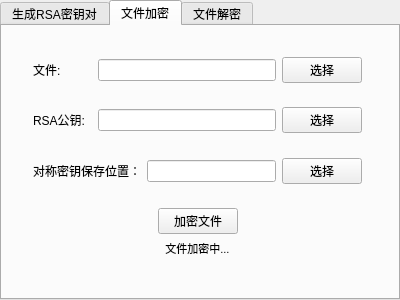
<?xml version="1.0" encoding="UTF-8"?>
<ui version="4.0">
 <class>Dialog</class>
 <widget class="QDialog" name="Dialog">
  <property name="geometry">
   <rect>
    <x>0</x>
    <y>0</y>
    <width>400</width>
    <height>300</height>
   </rect>
  </property>
  <property name="minimumSize">
   <size>
    <width>400</width>
    <height>300</height>
   </size>
  </property>
  <property name="maximumSize">
   <size>
    <width>400</width>
    <height>300</height>
   </size>
  </property>
  <property name="windowTitle">
   <string>PGP</string>
  </property>
  <widget class="QTabWidget" name="tabWidget">
   <property name="enabled">
    <bool>true</bool>
   </property>
   <property name="geometry">
    <rect>
     <x>0</x>
     <y>0</y>
     <width>400</width>
     <height>300</height>
    </rect>
   </property>
   <property name="minimumSize">
    <size>
     <width>400</width>
     <height>300</height>
    </size>
   </property>
   <property name="maximumSize">
    <size>
     <width>400</width>
     <height>300</height>
    </size>
   </property>
   <property name="toolTip">
    <string>&lt;html&gt;&lt;head/&gt;&lt;body&gt;&lt;p&gt;&lt;br/&gt;&lt;/p&gt;&lt;/body&gt;&lt;/html&gt;</string>
   </property>
   <property name="tabPosition">
    <enum>QTabWidget::North</enum>
   </property>
   <property name="currentIndex">
    <number>1</number>
   </property>
   <widget class="QWidget" name="tab">
    <property name="minimumSize">
     <size>
      <width>400</width>
      <height>300</height>
     </size>
    </property>
    <property name="maximumSize">
     <size>
      <width>400</width>
      <height>300</height>
     </size>
    </property>
    <attribute name="title">
     <string>生成RSA密钥对</string>
    </attribute>
    <widget class="QWidget" name="layoutWidget1">
     <property name="geometry">
      <rect>
       <x>20</x>
       <y>20</y>
       <width>351</width>
       <height>241</height>
      </rect>
     </property>
     <layout class="QVBoxLayout" name="verticalLayout">
      <item>
       <spacer name="verticalSpacer_5">
        <property name="orientation">
         <enum>Qt::Vertical</enum>
        </property>
        <property name="sizeHint" stdset="0">
         <size>
          <width>20</width>
          <height>40</height>
         </size>
        </property>
       </spacer>
      </item>
      <item>
       <layout class="QHBoxLayout" name="horizontalLayout">
        <item>
         <widget class="QLabel" name="label">
          <property name="sizePolicy">
           <sizepolicy hsizetype="Preferred" vsizetype="Fixed">
            <horstretch>0</horstretch>
            <verstretch>0</verstretch>
           </sizepolicy>
          </property>
          <property name="text">
           <string>密钥长度(bit):</string>
          </property>
         </widget>
        </item>
        <item>
         <widget class="QRadioButton" name="rbtn_1">
          <property name="text">
           <string>2048</string>
          </property>
          <property name="checked">
           <bool>false</bool>
          </property>
         </widget>
        </item>
        <item>
         <widget class="QRadioButton" name="rbtn_2">
          <property name="text">
           <string>3072</string>
          </property>
          <property name="checked">
           <bool>true</bool>
          </property>
         </widget>
        </item>
        <item>
         <widget class="QRadioButton" name="rbtn_3">
          <property name="text">
           <string>7680</string>
          </property>
         </widget>
        </item>
       </layout>
      </item>
      <item>
       <spacer name="verticalSpacer">
        <property name="orientation">
         <enum>Qt::Vertical</enum>
        </property>
        <property name="sizeHint" stdset="0">
         <size>
          <width>20</width>
          <height>40</height>
         </size>
        </property>
       </spacer>
      </item>
      <item>
       <layout class="QHBoxLayout" name="horizontalLayout_2" stretch="3,5,2">
        <item>
         <widget class="QLabel" name="label_2">
          <property name="sizePolicy">
           <sizepolicy hsizetype="Preferred" vsizetype="Fixed">
            <horstretch>0</horstretch>
            <verstretch>0</verstretch>
           </sizepolicy>
          </property>
          <property name="text">
           <string>密钥保存位置:</string>
          </property>
         </widget>
        </item>
        <item>
         <widget class="QLineEdit" name="ledt_1"/>
        </item>
        <item>
         <widget class="QPushButton" name="pbtn_1">
          <property name="text">
           <string>选择</string>
          </property>
         </widget>
        </item>
       </layout>
      </item>
      <item>
       <spacer name="verticalSpacer_2">
        <property name="orientation">
         <enum>Qt::Vertical</enum>
        </property>
        <property name="sizeHint" stdset="0">
         <size>
          <width>20</width>
          <height>40</height>
         </size>
        </property>
       </spacer>
      </item>
      <item>
       <layout class="QHBoxLayout" name="horizontalLayout_3">
        <item>
         <spacer name="horizontalSpacer">
          <property name="orientation">
           <enum>Qt::Horizontal</enum>
          </property>
          <property name="sizeHint" stdset="0">
           <size>
            <width>40</width>
            <height>20</height>
           </size>
          </property>
         </spacer>
        </item>
        <item>
         <widget class="QPushButton" name="pbtn_2">
          <property name="text">
           <string>生成密钥</string>
          </property>
         </widget>
        </item>
        <item>
         <spacer name="horizontalSpacer_2">
          <property name="orientation">
           <enum>Qt::Horizontal</enum>
          </property>
          <property name="sizeHint" stdset="0">
           <size>
            <width>40</width>
            <height>20</height>
           </size>
          </property>
         </spacer>
        </item>
       </layout>
      </item>
      <item>
       <widget class="QLabel" name="label_status_1">
        <property name="sizePolicy">
         <sizepolicy hsizetype="Preferred" vsizetype="Fixed">
          <horstretch>0</horstretch>
          <verstretch>0</verstretch>
         </sizepolicy>
        </property>
        <property name="font">
         <font>
          <pointsize>8</pointsize>
         </font>
        </property>
        <property name="text">
         <string>密钥生成中...</string>
        </property>
        <property name="alignment">
         <set>Qt::AlignCenter</set>
        </property>
       </widget>
      </item>
      <item>
       <spacer name="verticalSpacer_6">
        <property name="orientation">
         <enum>Qt::Vertical</enum>
        </property>
        <property name="sizeHint" stdset="0">
         <size>
          <width>20</width>
          <height>40</height>
         </size>
        </property>
       </spacer>
      </item>
     </layout>
    </widget>
   </widget>
   <widget class="QWidget" name="tab_2">
    <property name="enabled">
     <bool>true</bool>
    </property>
    <property name="minimumSize">
     <size>
      <width>400</width>
      <height>300</height>
     </size>
    </property>
    <property name="maximumSize">
     <size>
      <width>400</width>
      <height>300</height>
     </size>
    </property>
    <attribute name="title">
     <string>文件加密</string>
    </attribute>
    <widget class="QWidget" name="layoutWidget2">
     <property name="geometry">
      <rect>
       <x>20</x>
       <y>20</y>
       <width>351</width>
       <height>241</height>
      </rect>
     </property>
     <layout class="QVBoxLayout" name="verticalLayout_2">
      <item>
       <layout class="QHBoxLayout" name="horizontalLayout_4" stretch="2,6,2">
        <item>
         <widget class="QLabel" name="label_3">
          <property name="text">
           <string>文件:</string>
          </property>
         </widget>
        </item>
        <item>
         <widget class="QLineEdit" name="ledt_plain"/>
        </item>
        <item>
         <widget class="QPushButton" name="btn_plain">
          <property name="text">
           <string>选择</string>
          </property>
         </widget>
        </item>
       </layout>
      </item>
      <item>
       <spacer name="verticalSpacer_3">
        <property name="orientation">
         <enum>Qt::Vertical</enum>
        </property>
        <property name="sizeHint" stdset="0">
         <size>
          <width>20</width>
          <height>40</height>
         </size>
        </property>
       </spacer>
      </item>
      <item>
       <layout class="QHBoxLayout" name="horizontalLayout_5" stretch="2,6,2">
        <item>
         <widget class="QLabel" name="label_4">
          <property name="text">
           <string>RSA公钥:</string>
          </property>
         </widget>
        </item>
        <item>
         <widget class="QLineEdit" name="ledt_pubkey"/>
        </item>
        <item>
         <widget class="QPushButton" name="btn_pubkey">
          <property name="text">
           <string>选择</string>
          </property>
         </widget>
        </item>
       </layout>
      </item>
      <item>
       <spacer name="verticalSpacer_9">
        <property name="orientation">
         <enum>Qt::Vertical</enum>
        </property>
        <property name="sizeHint" stdset="0">
         <size>
          <width>20</width>
          <height>40</height>
         </size>
        </property>
       </spacer>
      </item>
      <item>
       <layout class="QHBoxLayout" name="horizontalLayout_7" stretch="0,0,0">
        <item>
         <widget class="QLabel" name="label_5">
          <property name="text">
           <string>对称密钥保存位置：</string>
          </property>
         </widget>
        </item>
        <item>
         <widget class="QLineEdit" name="ledt_idea"/>
        </item>
        <item>
         <widget class="QPushButton" name="btn_idea">
          <property name="text">
           <string>选择</string>
          </property>
         </widget>
        </item>
       </layout>
      </item>
      <item>
       <spacer name="verticalSpacer_4">
        <property name="orientation">
         <enum>Qt::Vertical</enum>
        </property>
        <property name="sizeHint" stdset="0">
         <size>
          <width>20</width>
          <height>40</height>
         </size>
        </property>
       </spacer>
      </item>
      <item>
       <layout class="QHBoxLayout" name="horizontalLayout_6">
        <item>
         <spacer name="horizontalSpacer_3">
          <property name="orientation">
           <enum>Qt::Horizontal</enum>
          </property>
          <property name="sizeHint" stdset="0">
           <size>
            <width>40</width>
            <height>20</height>
           </size>
          </property>
         </spacer>
        </item>
        <item>
         <widget class="QPushButton" name="btn_enc">
          <property name="text">
           <string>加密文件</string>
          </property>
         </widget>
        </item>
        <item>
         <spacer name="horizontalSpacer_4">
          <property name="orientation">
           <enum>Qt::Horizontal</enum>
          </property>
          <property name="sizeHint" stdset="0">
           <size>
            <width>40</width>
            <height>20</height>
           </size>
          </property>
         </spacer>
        </item>
       </layout>
      </item>
      <item>
       <widget class="QLabel" name="label_status_2">
        <property name="font">
         <font>
          <pointsize>8</pointsize>
         </font>
        </property>
        <property name="text">
         <string>文件加密中...</string>
        </property>
        <property name="alignment">
         <set>Qt::AlignCenter</set>
        </property>
       </widget>
      </item>
      <item>
       <spacer name="verticalSpacer_8">
        <property name="orientation">
         <enum>Qt::Vertical</enum>
        </property>
        <property name="sizeHint" stdset="0">
         <size>
          <width>20</width>
          <height>40</height>
         </size>
        </property>
       </spacer>
      </item>
     </layout>
    </widget>
   </widget>
   <widget class="QWidget" name="tab_3">
    <property name="enabled">
     <bool>true</bool>
    </property>
    <property name="minimumSize">
     <size>
      <width>400</width>
      <height>300</height>
     </size>
    </property>
    <property name="maximumSize">
     <size>
      <width>400</width>
      <height>300</height>
     </size>
    </property>
    <property name="layoutDirection">
     <enum>Qt::LeftToRight</enum>
    </property>
    <attribute name="title">
     <string>文件解密</string>
    </attribute>
    <widget class="QWidget" name="layoutWidget3">
     <property name="geometry">
      <rect>
       <x>20</x>
       <y>21</y>
       <width>351</width>
       <height>241</height>
      </rect>
     </property>
     <layout class="QVBoxLayout" name="verticalLayout_5">
      <item>
       <layout class="QHBoxLayout" name="horizontalLayout_13" stretch="2,6,2">
        <item>
         <widget class="QLabel" name="label_11">
          <property name="text">
           <string>文件:</string>
          </property>
         </widget>
        </item>
        <item>
         <widget class="QLineEdit" name="ledt_cipher"/>
        </item>
        <item>
         <widget class="QPushButton" name="btn_cipher">
          <property name="text">
           <string>选择</string>
          </property>
         </widget>
        </item>
       </layout>
      </item>
      <item>
       <spacer name="verticalSpacer_10">
        <property name="orientation">
         <enum>Qt::Vertical</enum>
        </property>
        <property name="sizeHint" stdset="0">
         <size>
          <width>20</width>
          <height>40</height>
         </size>
        </property>
       </spacer>
      </item>
      <item>
       <layout class="QHBoxLayout" name="horizontalLayout_16" stretch="2,6,2">
        <item>
         <widget class="QLabel" name="label_14">
          <property name="text">
           <string>RSA私钥:</string>
          </property>
         </widget>
        </item>
        <item>
         <widget class="QLineEdit" name="ledt_prikey"/>
        </item>
        <item>
         <widget class="QPushButton" name="btn_prikey">
          <property name="text">
           <string>选择</string>
          </property>
         </widget>
        </item>
       </layout>
      </item>
      <item>
       <spacer name="verticalSpacer_7">
        <property name="orientation">
         <enum>Qt::Vertical</enum>
        </property>
        <property name="sizeHint" stdset="0">
         <size>
          <width>20</width>
          <height>40</height>
         </size>
        </property>
       </spacer>
      </item>
      <item>
       <layout class="QHBoxLayout" name="horizontalLayout_14" stretch="2,6,2">
        <item>
         <widget class="QLabel" name="label_12">
          <property name="text">
           <string>对称密钥:</string>
          </property>
         </widget>
        </item>
        <item>
         <widget class="QLineEdit" name="ledt_key"/>
        </item>
        <item>
         <widget class="QPushButton" name="btn_key">
          <property name="text">
           <string>选择</string>
          </property>
         </widget>
        </item>
       </layout>
      </item>
      <item>
       <spacer name="verticalSpacer_18">
        <property name="orientation">
         <enum>Qt::Vertical</enum>
        </property>
        <property name="sizeHint" stdset="0">
         <size>
          <width>20</width>
          <height>40</height>
         </size>
        </property>
       </spacer>
      </item>
      <item>
       <layout class="QHBoxLayout" name="horizontalLayout_15">
        <item>
         <spacer name="horizontalSpacer_9">
          <property name="orientation">
           <enum>Qt::Horizontal</enum>
          </property>
          <property name="sizeHint" stdset="0">
           <size>
            <width>40</width>
            <height>20</height>
           </size>
          </property>
         </spacer>
        </item>
        <item>
         <widget class="QPushButton" name="btn_dec">
          <property name="text">
           <string>解密文件</string>
          </property>
         </widget>
        </item>
        <item>
         <spacer name="horizontalSpacer_10">
          <property name="orientation">
           <enum>Qt::Horizontal</enum>
          </property>
          <property name="sizeHint" stdset="0">
           <size>
            <width>40</width>
            <height>20</height>
           </size>
          </property>
         </spacer>
        </item>
       </layout>
      </item>
      <item>
       <widget class="QLabel" name="label_status_3">
        <property name="font">
         <font>
          <pointsize>8</pointsize>
         </font>
        </property>
        <property name="text">
         <string>文件解密中...</string>
        </property>
        <property name="alignment">
         <set>Qt::AlignCenter</set>
        </property>
       </widget>
      </item>
      <item>
       <spacer name="verticalSpacer_17">
        <property name="orientation">
         <enum>Qt::Vertical</enum>
        </property>
        <property name="sizeHint" stdset="0">
         <size>
          <width>20</width>
          <height>40</height>
         </size>
        </property>
       </spacer>
      </item>
     </layout>
    </widget>
   </widget>
  </widget>
 </widget>
 <layoutdefault spacing="6" margin="11"/>
 <resources/>
 <connections/>
</ui>
